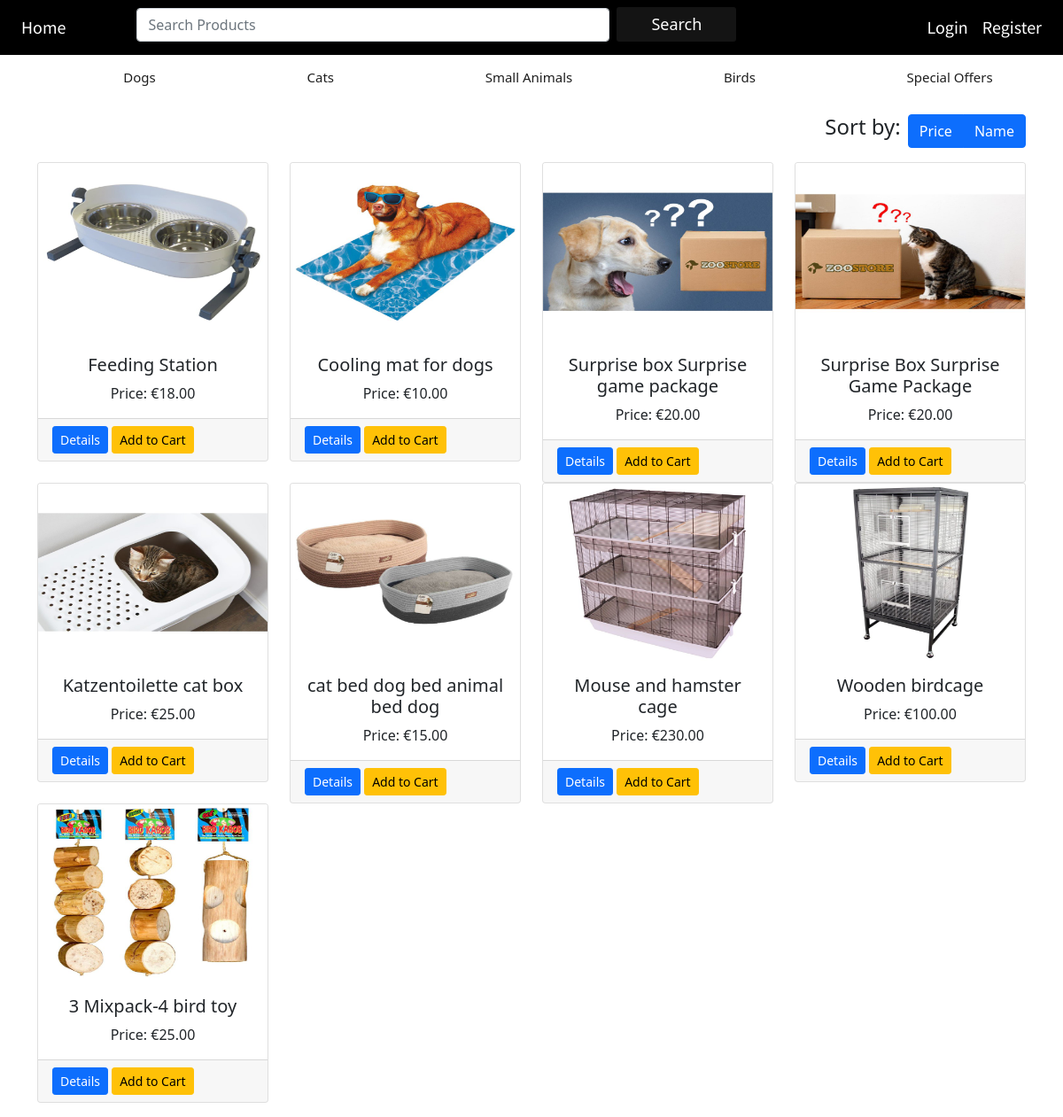
Screenshot of /buyer with the database file from the repository.
### website/models.py (models this page shows)
class Products(db.Model):
    __searchable__ = ['name', 'description']
    id = db.Column(db.Integer, primary_key=True)
    category = db.Column(db.String(50), nullable=False)
    name = db.Column(db.String(100), nullable=False)
    description = db.Column(db.String(100), nullable=False)
    price = db.Column(db.Numeric(precision=10, scale=2))
    stock = db.Column(db.Integer)
    image1 = db.Column(db.String(120), default='image.jpg')
    image2 = db.Column(db.String(120), default='image.jpg')
    image3 = db.Column(db.String(120), default='image.jpg')
    discount = db.Column(db.Integer)
    date = db.Column(db.DateTime(timezone=True), default=func.now())
    user_id = db.Column(db.Integer, db.ForeignKey('user.id'))
    offers = db.Column(db.String(120), default="0", nullable=False)
    offer_img = db.Column(db.String(120), default='image.jpg')

### website/views.py (the view)
@views.route('/buyer')
def home_buyer():
    products = Products.query.filter(Products.stock > 0)
    if current_user.is_authenticated:
        messages = Message.query.filter(
            (Message.sender_id == current_user.id) |
            (Message.recipient_id == current_user.id)
        ).order_by(Message.timestamp.desc()).limit(10).all()
    else:
        messages = None
    return render_template("home_buyer1.html", user=current_user, products=products, messages=messages)

### website/templates/home_buyer1.html (shortened to what this page needs)
{% extends "base.html" %}
{% block content %}
<div class="container">
    <div class="row">
        <div class="col-md-12">
            <div class="d-flex justify-content-end align-items-center mb-3">
                <h4 class="mr-2">Sort by:</h4>
                <div class="btn-group" role="group">
                    <a href="/sort/price" class="btn btn-primary">Price</a>
                    <a href="/sort/name" class="btn btn-primary">Name</a>
                </div>
            </div>
        </div>
    </div>
    <div class="row">
        {% for product in products %}
        <div class="col-md-3">
            <div class="card">
                <img src="/static/img/{{product.image1}}" class="card-img-top" height="200">
                <div class="card-body">
                    <h5 class="card-title text-center">{{product.name}}</h5>
                    <p class="card-text text-center">Price: €{{product.price}}</p>
                </div>
                <div class="card-footer">
                    <a href="{{url_for('views.detailsPage', id=product.id)}}" class="btn btn-primary btn-sm">Details</a>
                    <a href="#" class="btn btn-warning btn-sm">Add to Cart</a>
                </div>
            </div>
        </div>
        {% endfor %}
    </div>
</div>
{% endblock %}

### website/static/style.css (style rules this page uses)
body { font-family: 'Montserrat', sans-serif; }
html { scroll-behavior: smooth; margin: 0; padding: 0; height: 100%; }
body { overflow-x:hidden; font-family: 'Titillium Web', sans-serif; margin: 0; padding: 0; height: 100%; }
:root { scrollbar-color: rgb(210,210,210) rgb(46,54,69) !important; scrollbar-width: thin !important; }
a { text-decoration:none; }
.row:after { content: ""; display: table; clear: both; }
.container { padding: 16px; }

### rows the page displays
Products: image1 (picture), name "Feeding Station", price "18.00"
Products: image1 (picture), name "Cooling mat for dogs", price "10.00"
Products: image1 (picture), name "Surprise box Surprise game package", price "20.00"
Products: image1 (picture), name "Surprise Box Surprise Game Package", price "20.00"
Products: image1 (picture), name "Katzentoilette cat box", price "25.00"
Products: image1 (picture), name "cat bed dog bed animal bed dog", price "15.00"
Products: image1 (picture), name "Mouse and hamster cage", price "230.00"
Products: image1 (picture), name "Wooden birdcage", price "100.00"
Products: image1 (picture), name "3 Mixpack-4 bird toy", price "25.00"
